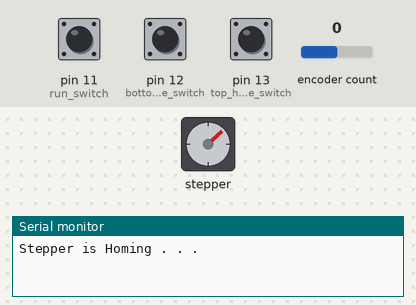
The sketch below on a simulated Arduino Uno, built with avr-gcc and run on an emulated ATmega328P. On the bench: stepper motor, the last lines printed to the serial monitor. Inputs (shaded band) come from the test bench; at power-on: pin 13 (top_home_switch) HIGH, pin 12 (bottom_home_switch) HIGH, pin 11 (run_switch) HIGH, encoder count 0. Stepper angles assume 200 steps per turn.

Above: at 0.8 s.
0.9 s: pin 13 (top_home_switch) pulled LOW for 0.15 s
At 1.3 s:
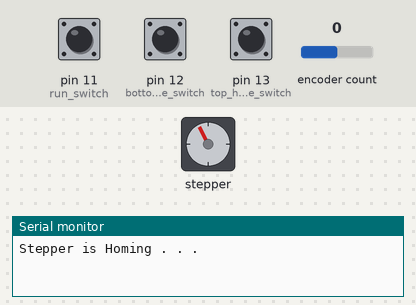
3.9 s: pin 12 (bottom_home_switch) pulled LOW for 0.15 s
At 5.5 s:
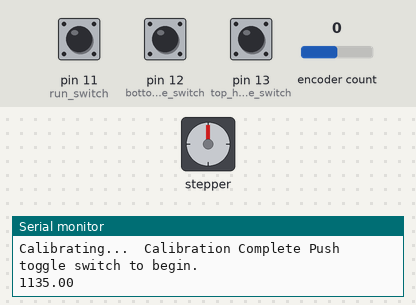
Timing chart, 0 to 7.0 s (numbered marks = the images above; inputs shaded):
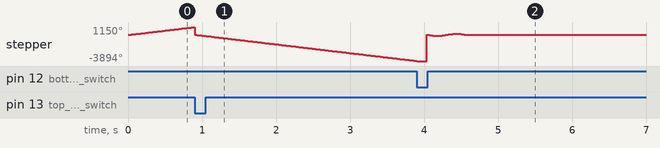

The sketch:

WaveMaker1.1.ino
```cpp
//------------------------------------------------------------------------------------Wavemaker Software Version 1.0----------------------------------------------------------------------------------//
//----------------------------------------------------------------------------------------------------------------------------------------------------------------------------------------------------//
//----------------------------------------------------------------------------------------------------------------------------------------------------------------------------------------------------//
//----------------------------------------------------------------------------------------------------------------------------------------------------------------------------------------------------//
//----------------------------------------------------------------------------------------------------------------------------------------------------------------------------------------------------//


//---------------------------------------------------------------------------------------------------Initialization-----------------------------------------------------------------------------------//

////Wave Properties//// [Note: T_min [s] = 0.15*A [cm]]
  double center_cm = 19; //[cm] from top limit to center of movement
  double amplitude = 1;  //[cm]
  double period = 0.5;  //[s]

////Wavemaker Properties////
  double limit_distance = 22.855;

////Tolerance Properties////
  double position_resolution = 25;
  double step_resolution = 25;
  double period_resolution = 10;

////Calibration Properties////
  double homing_delay = 1;
  double homing_speed = 100000;
  double homing_accel = 100000;
  int iteration_max = 30;
  double ratio = 0.3333333;

////Pin Definitions////
  #define top_home_switch 13
  #define bottom_home_switch 12
  #define stepper_enable 7
  #define run_switch 11

////Library Initialization////
  #include <AccelStepper.h>
  #include <Encoder.h>

////Hardware Declerations////
  AccelStepper stepper(1, 5, 6);
  Encoder rotary_encoder(2, 3);

////Variable Pre-Initialization////
  double top_motorStep = 0;
  double bottom_motorStep = 0;
  double initial_homing = -1;
  double top_position = 0;
  double bottom_position = 0;
  double current_position = 0;
  double ppc = 0;
  double spc = 0;
  double center_position = 0;
  double center_step = 0;
  double amplitude_step = 0;
  double stpR = 0;
  double currentSpeed = 0;
  double currentAccel = 0;
  double timeScale = 0;
  int i = 1;
  double halfPeriodMillis = 0;
  unsigned long loopStartTime = 0;
  unsigned long loopStopTime = 0;
  unsigned long deltaTime = 0;
  bool Calibration = false;

//---------------------------------------------------------------------------------------------------SETUP--------------------------------------------------------------------------------------------//
void setup() {

////Serial and Pin Setup////
  Serial.begin(9600);
  pinMode(top_home_switch, INPUT_PULLUP);
  pinMode(bottom_home_switch, INPUT_PULLUP);
  pinMode(run_switch, INPUT_PULLUP);
  pinMode(stepper_enable, OUTPUT);
  delay(5);

//---------------------------------------------------------------------------------------------------HOMING-------------------------------------------------------------------------------------------//
////Enable Stepper and Begin Homing Sequence////
  digitalWrite(stepper_enable, LOW);
  Serial.print("Stepper is Homing . . .  ");
  Serial.println(" ");
  stepper.setCurrentPosition(0);
  stepper.setMaxSpeed(homing_speed);
  stepper.setAcceleration(homing_accel);

////Move to Top Limit and set Origin////
  while (digitalRead(top_home_switch)) {
    stepper.moveTo(initial_homing);
    stepper.runSpeed();
    initial_homing++;
    delay(homing_delay);
  }

  stepper.setCurrentPosition(0);
  rotary_encoder.write(0);
  top_motorStep = rotary_encoder.read();
  initial_homing = 1;

////Move to Bottom Limit////
  while (digitalRead(bottom_home_switch)){
    stepper.moveTo(initial_homing);
    stepper.runSpeed();
    initial_homing--;
    delay(homing_delay);
  }

  bottom_motorStep = stepper.currentPosition();
  bottom_position = rotary_encoder.read();
  initial_homing = 0;

////Calculate and Display Ratios and Magnitudes of Homing Properties////
  ppc = bottom_position / limit_distance;
  spc = bottom_motorStep / limit_distance;
  center_position = top_position + ppc * center_cm;
  center_step = spc * center_cm;
  current_position = rotary_encoder.read();
  stpR = bottom_motorStep / bottom_position;

  Serial.print("Encoder Top Position: ");
  Serial.println(top_position);
  Serial.print("Encoder Bottom Position: ");
  Serial.println(bottom_position);
  Serial.print("Motor Top Position: ");
  Serial.println(top_motorStep);
  Serial.print("Motor Bottom Position: ");
  Serial.println(bottom_motorStep);
  Serial.print("Pulses/cm: ");
  Serial.println(ppc);
  Serial.print("Steps/cm: ");
  Serial.println(spc);
  Serial.print("Steps to Pulse Ratio: ");
  Serial.println(stpR);

////Move to Target Center and Reset Origin////
  while (abs(current_position - center_position) > position_resolution) {
    stepper.moveTo(initial_homing);
    stepper.setSpeed(500.00);
    stepper.run();
    initial_homing++;
    delay(homing_delay);
    current_position = rotary_encoder.read();
  }

  stepper.setCurrentPosition(0);
  rotary_encoder.write(0);
  amplitude_step = spc * amplitude;

//---------------------------------------------------------------------------------------------------Calibration----------------------------------------------------------------------------------------//
////Calculate Kinematic Velocity, Acceleration and Half-Period////
  currentSpeed = abs(ceil((6 * amplitude_step) / period));
  currentAccel = abs(ceil((18 * amplitude_step) / (ratio * (period * period))));
  halfPeriodMillis = 0.5 * period * 1000;

////Disable Stepper and Set Initial Parameters////
  digitalWrite(stepper_enable, HIGH);
  stepper.setMaxSpeed(currentSpeed);
  stepper.setAcceleration(currentAccel);
  stepper.moveTo(amplitude_step);
  Serial.print("Calibrating... ");

////Simulate Movement and Correct Period Error Until Within Threshold or Failure////
  while (Calibration == false) {
    if (stepper.distanceToGo() == 0){
      loopStopTime = millis();
      deltaTime = loopStopTime - loopStartTime;
      if (i != 1 && abs(deltaTime - halfPeriodMillis) > period_resolution && i <= iteration_max ) {
        timeScale = (deltaTime / halfPeriodMillis);
        currentSpeed = (currentSpeed * timeScale);
        currentAccel = (currentAccel * timeScale);
        Serial.print("Iteration: ");
        Serial.println(i);
        stepper.setMaxSpeed(currentSpeed);
        stepper.setAcceleration(currentAccel);
      }
      else if (i > iteration_max) {
        Serial.print(" Calibration Failed ");
        Serial.print(" Please increase period and/or reduce amplitude." );
        Serial.print("Minimum Period: ");
        Serial.println(deltaTime * 2 - 0.01);
      }
      loopStartTime = millis();
      stepper.moveTo(-stepper.currentPosition());
      i++;
    }
    if (i != 1 && abs(deltaTime - halfPeriodMillis) <= period_resolution) {
      Serial.print(" Calibration Complete ");
      Calibration = true;
    }
    stepper.run();
  }

////Set Calibrated Stepper Velocity and Acceleration and Prepare to Execute////
  stepper.setMaxSpeed(currentSpeed);
  stepper.setAcceleration(currentAccel);
  delay(10);
  digitalWrite(stepper_enable, LOW);
  stepper.runToNewPosition(0);
  delay(5);
  Serial.println("Push toggle switch to begin.");
  Serial.println(currentSpeed);
}

//---------------------------------------------------------------------------------------------------EXCECUTE-----------------------------------------------------------------------------------------//
void loop() {

////Check for Edgecases////
  if (digitalRead(run_switch) == LOW && digitalRead(top_home_switch) && digitalRead(bottom_home_switch)) {

////Complete Motion Repeatedly While Compensating for Skipped Steps////
  if (abs(amplitude_step - stepper.currentPosition()) > step_resolution) {
      stepper.runToNewPosition(amplitude_step);
      stepper.setCurrentPosition(stpR * rotary_encoder.read());
  }
  else {
      Serial.println( millis());
      Serial.println( rotary_encoder.read() / ppc);
      amplitude_step = -amplitude_step;
  }
 }
}
```
